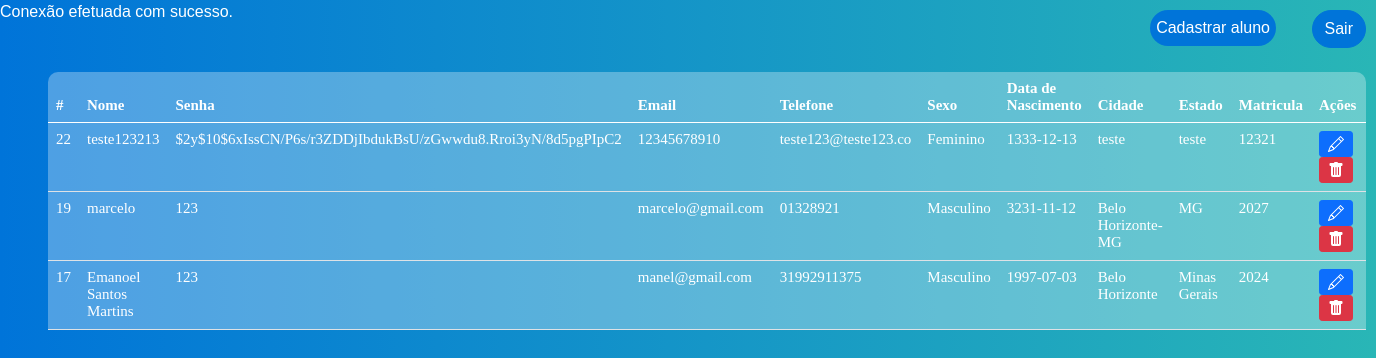
/sistema.php (signed in), run on the app's committed database.
### tables this page shows
CREATE TABLE `usuarios` (
  `id` int(11) NOT NULL,
  `nome` varchar(100) NOT NULL,
  `senha` varchar(100) NOT NULL,
  `email` varchar(100) NOT NULL,
  `telefone` varchar(20) DEFAULT NULL,
  `sexo` enum('Masculino','Feminino','Outro') DEFAULT NULL,
  `data_nasc` date DEFAULT NULL,
  `cidade` varchar(100) DEFAULT NULL,
  `estado` varchar(100) DEFAULT NULL,
  `matricula` int(11) DEFAULT NULL
);

### sistema.php (the view, shortened to what this page needs)
<?php
    include_once('config.php');
    if(!empty($_GET['search']))
    {
        $data = $_GET['search'];
        $sql = "SELECT * FROM usuarios WHERE id LIKE '%$data%' or nome LIKE '%$data%' or email LIKE '%$data%' ORDER BY id DESC";
    }
    else
    {
        $sql = "SELECT * FROM usuarios ORDER BY id DESC";
    }
    $result = $conexao->query($sql);
?>
<!DOCTYPE html>
<html lang="pt-br">
<head>
    <link href="https://cdn.jsdelivr.net/npm/bootstrap@5.0.2/dist/css/bootstrap.min.css" rel="stylesheet">
    <link rel="stylesheet" href="css/sistema.css">
</head>
<body>
    <a href="formulario_aluno.php" class="cadastrar">Cadastrar aluno</a>
    <a href="sair.php" class="btn btn-danger btn-exit">Sair</a>
    <div class="m-5">
        <table class="table text-white table-bg">
            <thead>
                <tr>
                    <th scope="col">#</th>
                    <th scope="col">Nome</th>
                    <th scope="col">Senha</th>
                    <th scope="col">Email</th>
                    <th scope="col">Telefone</th>
                    <th scope="col">Sexo</th>
                    <th scope="col">Data de Nascimento</th>
                    <th scope="col">Cidade</th>
                    <th scope="col">Estado</th>
                    <th scope="col">Matricula</th>
                    <th scope="col">Ações</th>
                </tr>
            </thead>
            <tbody>
                <?php
                while($user_data = mysqli_fetch_assoc($result)) {
                    echo "<tr>";
                    echo "<td>".$user_data['id']."</td>";
                    echo "<td>".$user_data['nome']."</td>";
                    echo "<td>".$user_data['senha']."</td>";
                    echo "<td>".$user_data['email']."</td>";
                    echo "<td>".$user_data['telefone']."</td>";
                    echo "<td>".$user_data['sexo']."</td>";
                    echo "<td>".$user_data['data_nasc']."</td>";
                    echo "<td>".$user_data['cidade']."</td>";
                    echo "<td>".$user_data['estado']."</td>";
                    echo "<td>".$user_data['matricula']."</td>";
                    echo "<td>
                        <a class='btn btn-sm btn-primary btn-edit' href='edit.php?id=$user_data[id]' title='Editar'>
                            <svg xmlns='http://www.w3.org/2000/svg' width='16' height='16' fill='currentColor' class='bi bi-pencil' viewBox='0 0 16 16'>
                                <path d='M12.146.146a.5.5 0 0 1 .708 0l3 3a.5.5 0 0 1 0 .708l-10 10a.5.5 0 0 1-.168.11l-5 2a.5.5 0 0 1-.65-.65l2-5a.5.5 0 0 1 .11-.168l10-10zM11.207 2.5 13.5 4.793 14.793 3.5 12.5 1.207 11.207 2.5zm1.586 3L10.5 3.207 4 9.707V10h.5a.5.5 0 0 1 .5.5v.5h.5a.5.5 0 0 1 .5.5v.5h.293l6.5-6.5zm-9.761 5.175-.106.106-1.528 3.821 3.821-1.528.106-.106A.5.5 0 0 1 5 12.5V12h-.5a.5.5 0 0 1-.5-.5V11h-.5a.5.5 0 0 1-.468-.325z'/>
                            </svg>
                        </a>
                        <a class='btn btn-sm btn-danger btn-delete' href='delete.php?id=$user_data[id]' title='Deletar'>
                            <svg xmlns='http://www.w3.org/2000/svg' width='16' height='16' fill='currentColor' class='bi bi-trash-fill' viewBox='0 0 16 16'>
                                <path d='M2.5 1a1 1 0 0 0-1 1v1a1 1 0 0 0 1 1H3v9a2 2 0 0 0 2 2h6a2 2 0 0 0 2-2V4h.5a1 1 0 0 0 1-1V2a1 1 0 0 0-1-1H10a1 1 0 0 0-1-1H7a1 1 0 0 0-1 1H2.5zm3 4a.5.5 0 0 1 .5.5v7a.5.5 0 0 1-1 0v-7a.5.5 0 0 1 .5-.5zM8 5a.5.5 0 0 1 .5.5v7a.5.5 0 0 1-1 0v-7A.5.5 0 0 1 8 5zm3 .5v7a.5.5 0 0 1-1 0v-7a.5.5 0 0 1 1 0z'/>
                            </svg>
                        </a>
                    </td>";
                    echo "</tr>";
                }
                ?>
            </tbody>
        </table>
    </div>
</body>
</html>

### css/sistema.css (style rules this page uses)
body { font-family: Arial, Helvetica, sans-serif; background: linear-gradient(to right, #0074D9, rgb(41, 182, 182)); color: white; text-align: left; position: relative; }
.cadastrar { position: absolute; top: 10px; right: 100px; background-color: #0074D9; border-color: #0074D9; border-radius: 20px; padding: 6px; color: white; text-decoration: none; }
.table-bg { background: rgba(255, 255, 255, 0.3); border-radius: 10px 10px 0 0; font-size: 15px; font-family: 'Times New Roman', Times, serif; }
.btn-exit { position: absolute; top: 10px; right: 10px; color: white; background-color: #0074D9; border-color: #0074D9; border-radius: 20px; }
.btn-edit, .btn-delete { margin-right: 5px; }

### data on the page
usuarios: id "22", nome "teste123213", senha "$2y$10$6xIssCN/P6s/r3ZDDjIbdukBsU/zGwwdu8.Rroi3yN/8d5pgPIpC2", email "12345678910", telefone "teste123@teste123.co", sexo "Feminino", data_nasc "1333-12-13", cidade "teste", estado "teste", matricula "12321"
usuarios: id "19", nome "marcelo", senha "123", email "marcelo@gmail.com", telefone "01328921", sexo "Masculino", data_nasc "3231-11-12", cidade "Belo Horizonte-MG", estado "MG", matricula "2027"
usuarios: id "17", nome "Emanoel Santos Martins", senha "123", email "manel@gmail.com", telefone "31992911375", sexo "Masculino", data_nasc "1997-07-03", cidade "Belo Horizonte", estado "Minas Gerais", matricula "2024"
